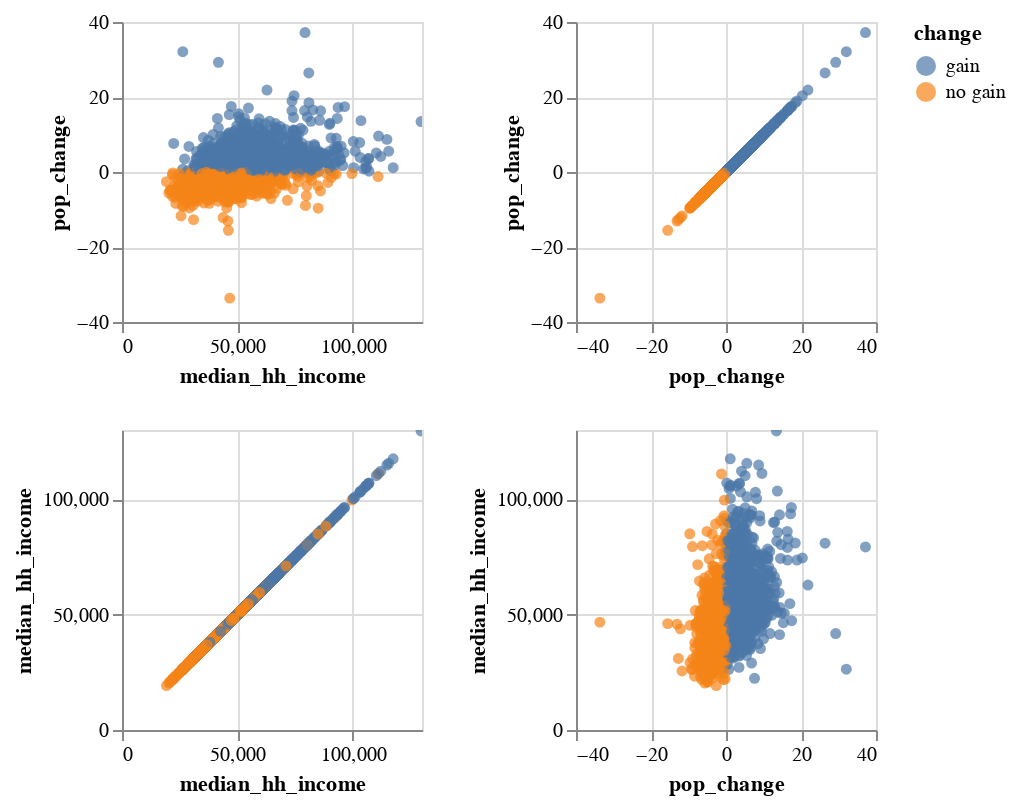

Notebook code cell kept with this figure:
### Markdown cell above
## Pair plots

### Code cell
alt.Chart(df).mark_circle().encode(
    alt.X(alt.repeat("column"), type='quantitative'),
    alt.Y(alt.repeat("row"), type='quantitative'),
    alt.Color('change:N'),
).properties(
    width=150,
    height=150
).repeat(
    row=['pop_change', 'median_hh_income'],
    column=['median_hh_income', 'pop_change']
).interactive()

### Figure 1 — Vega-Lite specification as saved in the notebook (floating-point values rounded to 4 significant figures; data arrays with more than 128 entries replaced by an {"elided": "..."} marker saying what was removed)
{"config": {"view": {"continuousWidth": 400, "continuousHeight": 300}}, "repeat": {"column": ["median_hh_income", "pop_change"], "row": ["pop_change", "median_hh_income"]}, "spec": {"data": {"name": "data-c495b484ae48853a46002be07e61c0a1"}, "mark": "circle", "encoding": {"color": {"field": "change", "type": "nominal"}, "x": {"field": {"repeat": "column"}, "type": "quantitative"}, "y": {"field": {"repeat": "row"}, "type": "quantitative"}}, "height": 150, "selection": {"selector002": {"type": "interval", "bind": "scales", "encodings": ["x", "y"]}}, "width": 150}, "$schema": "https://vega.github.io/schema/vega-lite/v4.17.0.json", "datasets": {"data-c495b484ae48853a46002be07e61c0a1": {"elided": "3136 records"}}}
